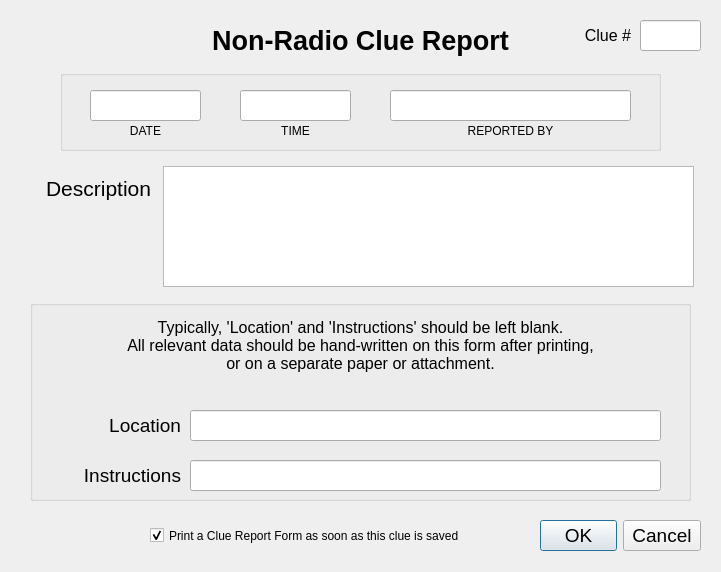
<?xml version="1.0" encoding="UTF-8"?>
<ui version="4.0">
 <class>nonRadioClueDialog</class>
 <widget class="QDialog" name="nonRadioClueDialog">
  <property name="geometry">
   <rect>
    <x>0</x>
    <y>0</y>
    <width>721</width>
    <height>572</height>
   </rect>
  </property>
  <property name="font">
   <font>
    <family>Segoe UI</family>
    <pointsize>16</pointsize>
   </font>
  </property>
  <property name="windowTitle">
   <string>Clue Report</string>
  </property>
  <widget class="QLabel" name="label_4">
   <property name="geometry">
    <rect>
     <x>40</x>
     <y>450</y>
     <width>141</width>
     <height>51</height>
    </rect>
   </property>
   <property name="sizePolicy">
    <sizepolicy hsizetype="Preferred" vsizetype="Preferred">
     <horstretch>0</horstretch>
     <verstretch>0</verstretch>
    </sizepolicy>
   </property>
   <property name="font">
    <font>
     <family>Segoe UI</family>
     <pointsize>14</pointsize>
    </font>
   </property>
   <property name="text">
    <string>Instructions</string>
   </property>
   <property name="alignment">
    <set>Qt::AlignRight|Qt::AlignTrailing|Qt::AlignVCenter</set>
   </property>
  </widget>
  <widget class="QDialogButtonBox" name="buttonBox">
   <property name="geometry">
    <rect>
     <x>540</x>
     <y>510</y>
     <width>161</width>
     <height>51</height>
    </rect>
   </property>
   <property name="font">
    <font>
     <family>Segoe UI</family>
     <pointsize>14</pointsize>
    </font>
   </property>
   <property name="orientation">
    <enum>Qt::Horizontal</enum>
   </property>
   <property name="standardButtons">
    <set>QDialogButtonBox::Cancel|QDialogButtonBox::Ok</set>
   </property>
  </widget>
  <widget class="QLabel" name="label_3">
   <property name="geometry">
    <rect>
     <x>50</x>
     <y>400</y>
     <width>131</width>
     <height>51</height>
    </rect>
   </property>
   <property name="font">
    <font>
     <family>Segoe UI</family>
     <pointsize>14</pointsize>
    </font>
   </property>
   <property name="text">
    <string>Location</string>
   </property>
   <property name="alignment">
    <set>Qt::AlignRight|Qt::AlignTrailing|Qt::AlignVCenter</set>
   </property>
  </widget>
  <widget class="QLabel" name="label">
   <property name="geometry">
    <rect>
     <x>0</x>
     <y>170</y>
     <width>151</width>
     <height>37</height>
    </rect>
   </property>
   <property name="font">
    <font>
     <family>Segoe UI</family>
     <pointsize>16</pointsize>
    </font>
   </property>
   <property name="text">
    <string>Description</string>
   </property>
   <property name="alignment">
    <set>Qt::AlignRight|Qt::AlignTrailing|Qt::AlignVCenter</set>
   </property>
  </widget>
  <widget class="QLabel" name="label_2">
   <property name="geometry">
    <rect>
     <x>160</x>
     <y>20</y>
     <width>401</width>
     <height>41</height>
    </rect>
   </property>
   <property name="font">
    <font>
     <pointsize>20</pointsize>
     <weight>75</weight>
     <bold>true</bold>
    </font>
   </property>
   <property name="text">
    <string>Non-Radio Clue Report</string>
   </property>
   <property name="alignment">
    <set>Qt::AlignCenter</set>
   </property>
  </widget>
  <widget class="QLineEdit" name="clueNumberField">
   <property name="geometry">
    <rect>
     <x>640</x>
     <y>20</y>
     <width>61</width>
     <height>31</height>
    </rect>
   </property>
   <property name="font">
    <font>
     <pointsize>14</pointsize>
    </font>
   </property>
  </widget>
  <widget class="QLabel" name="label_6">
   <property name="geometry">
    <rect>
     <x>560</x>
     <y>20</y>
     <width>71</width>
     <height>31</height>
    </rect>
   </property>
   <property name="font">
    <font>
     <family>Segoe UI</family>
     <pointsize>12</pointsize>
    </font>
   </property>
   <property name="text">
    <string>Clue #</string>
   </property>
   <property name="alignment">
    <set>Qt::AlignRight|Qt::AlignTrailing|Qt::AlignVCenter</set>
   </property>
  </widget>
  <widget class="QGroupBox" name="groupBox">
   <property name="geometry">
    <rect>
     <x>60</x>
     <y>70</y>
     <width>601</width>
     <height>81</height>
    </rect>
   </property>
   <property name="title">
    <string/>
   </property>
   <widget class="QLineEdit" name="callsignField">
    <property name="enabled">
     <bool>true</bool>
    </property>
    <property name="geometry">
     <rect>
      <x>330</x>
      <y>20</y>
      <width>241</width>
      <height>31</height>
     </rect>
    </property>
    <property name="font">
     <font>
      <family>Segoe UI</family>
      <pointsize>12</pointsize>
     </font>
    </property>
    <property name="focusPolicy">
     <enum>Qt::StrongFocus</enum>
    </property>
    <property name="autoFillBackground">
     <bool>false</bool>
    </property>
    <property name="text">
     <string/>
    </property>
    <property name="clearButtonEnabled" stdset="0">
     <bool>false</bool>
    </property>
   </widget>
   <widget class="QLabel" name="label_5">
    <property name="enabled">
     <bool>true</bool>
    </property>
    <property name="geometry">
     <rect>
      <x>370</x>
      <y>40</y>
      <width>161</width>
      <height>41</height>
     </rect>
    </property>
    <property name="font">
     <font>
      <family>Segoe UI</family>
      <pointsize>9</pointsize>
     </font>
    </property>
    <property name="text">
     <string>REPORTED BY</string>
    </property>
    <property name="alignment">
     <set>Qt::AlignCenter</set>
    </property>
   </widget>
   <widget class="QLabel" name="label_7">
    <property name="enabled">
     <bool>true</bool>
    </property>
    <property name="geometry">
     <rect>
      <x>190</x>
      <y>40</y>
      <width>91</width>
      <height>41</height>
     </rect>
    </property>
    <property name="font">
     <font>
      <family>Segoe UI</family>
      <pointsize>9</pointsize>
     </font>
    </property>
    <property name="text">
     <string>TIME</string>
    </property>
    <property name="alignment">
     <set>Qt::AlignCenter</set>
    </property>
   </widget>
   <widget class="QLineEdit" name="timeField">
    <property name="enabled">
     <bool>true</bool>
    </property>
    <property name="geometry">
     <rect>
      <x>180</x>
      <y>20</y>
      <width>111</width>
      <height>31</height>
     </rect>
    </property>
    <property name="font">
     <font>
      <family>Segoe UI</family>
      <pointsize>12</pointsize>
     </font>
    </property>
    <property name="focusPolicy">
     <enum>Qt::StrongFocus</enum>
    </property>
    <property name="text">
     <string/>
    </property>
   </widget>
   <widget class="QLineEdit" name="dateField">
    <property name="enabled">
     <bool>true</bool>
    </property>
    <property name="geometry">
     <rect>
      <x>30</x>
      <y>20</y>
      <width>111</width>
      <height>31</height>
     </rect>
    </property>
    <property name="font">
     <font>
      <family>Segoe UI</family>
      <pointsize>12</pointsize>
     </font>
    </property>
    <property name="focusPolicy">
     <enum>Qt::StrongFocus</enum>
    </property>
    <property name="text">
     <string/>
    </property>
   </widget>
   <widget class="QLabel" name="label_9">
    <property name="enabled">
     <bool>true</bool>
    </property>
    <property name="geometry">
     <rect>
      <x>40</x>
      <y>40</y>
      <width>91</width>
      <height>41</height>
     </rect>
    </property>
    <property name="font">
     <font>
      <family>Segoe UI</family>
      <pointsize>9</pointsize>
     </font>
    </property>
    <property name="text">
     <string>DATE</string>
    </property>
    <property name="alignment">
     <set>Qt::AlignCenter</set>
    </property>
   </widget>
  </widget>
  <widget class="QCheckBox" name="clueReportPrintCheckBox">
   <property name="geometry">
    <rect>
     <x>150</x>
     <y>520</y>
     <width>381</width>
     <height>31</height>
    </rect>
   </property>
   <property name="font">
    <font>
     <pointsize>9</pointsize>
    </font>
   </property>
   <property name="text">
    <string>Print a Clue Report Form as soon as this clue is saved</string>
   </property>
   <property name="checked">
    <bool>true</bool>
   </property>
  </widget>
  <widget class="QLabel" name="label_8">
   <property name="geometry">
    <rect>
     <x>30</x>
     <y>300</y>
     <width>661</width>
     <height>91</height>
    </rect>
   </property>
   <property name="font">
    <font>
     <pointsize>12</pointsize>
    </font>
   </property>
   <property name="text">
    <string>Typically, 'Location' and 'Instructions' should be left blank.
All relevant data should be hand-written on this form after printing,
or on a separate paper or attachment.</string>
   </property>
   <property name="alignment">
    <set>Qt::AlignCenter</set>
   </property>
  </widget>
  <widget class="QGroupBox" name="groupBox_2">
   <property name="geometry">
    <rect>
     <x>30</x>
     <y>300</y>
     <width>661</width>
     <height>201</height>
    </rect>
   </property>
   <property name="title">
    <string/>
   </property>
   <widget class="QLineEdit" name="instructionsField">
    <property name="geometry">
     <rect>
      <x>160</x>
      <y>160</y>
      <width>471</width>
      <height>31</height>
     </rect>
    </property>
    <property name="font">
     <font>
      <pointsize>14</pointsize>
     </font>
    </property>
    <property name="text">
     <string/>
    </property>
   </widget>
   <widget class="QLineEdit" name="locationField">
    <property name="geometry">
     <rect>
      <x>160</x>
      <y>110</y>
      <width>471</width>
      <height>31</height>
     </rect>
    </property>
    <property name="font">
     <font>
      <pointsize>14</pointsize>
     </font>
    </property>
   </widget>
  </widget>
  <widget class="QPlainTextEdit" name="descriptionField">
   <property name="geometry">
    <rect>
     <x>163</x>
     <y>166</y>
     <width>531</width>
     <height>121</height>
    </rect>
   </property>
   <property name="styleSheet">
    <string notr="true">font: 14pt &quot;Segoe UI&quot;;</string>
   </property>
  </widget>
  <zorder>groupBox</zorder>
  <zorder>label_4</zorder>
  <zorder>buttonBox</zorder>
  <zorder>label_3</zorder>
  <zorder>label</zorder>
  <zorder>label_2</zorder>
  <zorder>clueNumberField</zorder>
  <zorder>label_6</zorder>
  <zorder>clueReportPrintCheckBox</zorder>
  <zorder>label_8</zorder>
  <zorder>groupBox_2</zorder>
  <zorder>descriptionField</zorder>
 </widget>
 <tabstops>
  <tabstop>clueNumberField</tabstop>
  <tabstop>dateField</tabstop>
  <tabstop>timeField</tabstop>
  <tabstop>callsignField</tabstop>
  <tabstop>descriptionField</tabstop>
  <tabstop>locationField</tabstop>
  <tabstop>instructionsField</tabstop>
  <tabstop>clueReportPrintCheckBox</tabstop>
 </tabstops>
 <resources/>
 <connections>
  <connection>
   <sender>buttonBox</sender>
   <signal>accepted()</signal>
   <receiver>nonRadioClueDialog</receiver>
   <slot>accept()</slot>
   <hints>
    <hint type="sourcelabel">
     <x>616</x>
     <y>391</y>
    </hint>
    <hint type="destinationlabel">
     <x>614</x>
     <y>436</y>
    </hint>
   </hints>
  </connection>
  <connection>
   <sender>buttonBox</sender>
   <signal>rejected()</signal>
   <receiver>nonRadioClueDialog</receiver>
   <slot>close()</slot>
   <hints>
    <hint type="sourcelabel">
     <x>710</x>
     <y>410</y>
    </hint>
    <hint type="destinationlabel">
     <x>694</x>
     <y>432</y>
    </hint>
   </hints>
  </connection>
 </connections>
 <slots>
  <slot>clueQuickTextAction()</slot>
  <slot>clueQuickTextUndo()</slot>
 </slots>
</ui>
